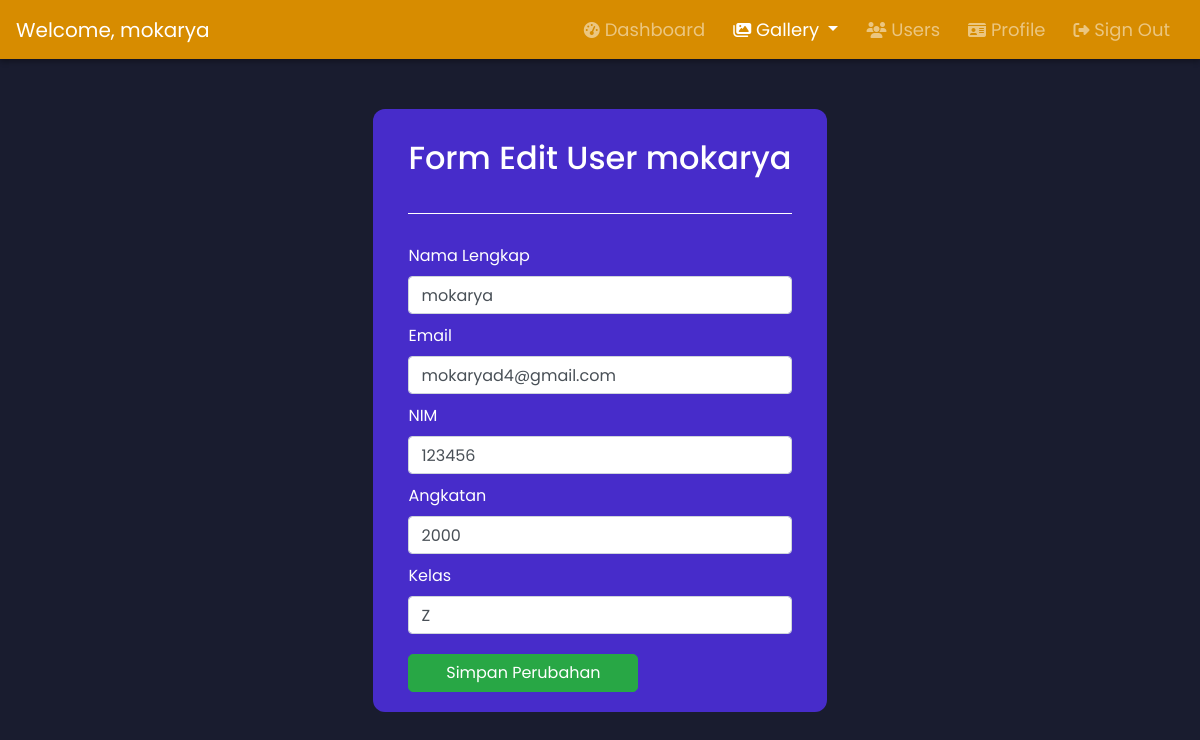
The app's page /User_Regist/admin-user-edit.php?id=26 (signed in) with its own data.
### tables this page shows
CREATE TABLE `users` (
  `id` int(11) NOT NULL,
  `namalengkap` varchar(100) NOT NULL,
  `email` varchar(200) NOT NULL,
  `nim` bigint(20) NOT NULL,
  `angkatan` year(4) NOT NULL,
  `kelas` varchar(2) NOT NULL,
  `verified` tinyint(4) NOT NULL,
  `token` varchar(100) NOT NULL,
  `password` varchar(255) NOT NULL,
  `usertype` varchar(20) NOT NULL
);

### User_Regist/admin-user-edit.php (the view, shortened to what this page needs)
<?php
    include 'header-admin.php';
  if (isset($_GET['id'])) {
    $id = ($_GET['id']);
    $query = "SELECT * FROM users WHERE id='$id'";
    $result = mysqli_query($conn, $query);
    $data = mysqli_fetch_assoc($result);
  } else {
    echo "<script>alert('Masukkan data id.');window.location='admin-usersConfig';</script>";
  }
  ?>
<section>
<div class="container anim" id="box" style=" margin-top: 50px; color:white; padding-top: 30px; width:fit-content">
            <div class="d-flex justify-content-center">
                <div >
                    <div class="container">
                        <h2 style="margin-bottom: 12px" class="align-items-center">Form Edit User <?php echo $data['namalengkap']; ?></h2>
                        <hr style="border-top: 1px solid white; margin-bottom: 30px; margin-top: 36px">
                        <form method="POST" action="admin-user-edit-proses" enctype="multipart/form-data">
                            <label class="label control-label">Nama Lengkap</label>
                            <input type="text" class="form-control" name="namalengkap" placeholder="namalengkap" value="<?php echo $data['namalengkap']; ?>">
                            <label class="label control-label">Email</label>
                            <input type="text" class="form-control" name="email" placeholder="email" value="<?php echo $data['email']; ?>">
                            <label class="label control-label">NIM</label>
                            <input type="text" class="form-control" name="nim" placeholder="nim" value="<?php echo $data['nim']; ?>">
                            <label class="label control-label">Angkatan</label>
                            <input type="text" class="form-control" name="angkatan" placeholder="angkatan" value="<?php echo $data['angkatan']; ?>">
                            <label class="label control-label">Kelas</label>
                            <input type="text" class="form-control" name="kelas" placeholder="kelas" value="<?php echo $data['kelas']; ?>">
                            <button name="submit-btn" type="submit" class="btn btn-success" data-toggle="modal" data-target="#exampleModal" style="margin-top: 10px; width: 30%; border-radius: 5px" >
                                Simpan Perubahan
                            </button>
                        </form>
                    </div>
                    </div>
                </div>
            </div>
    </body>
    <br>
    <br>
</html>

### src/css/dashboard_admin.css (style rules this page uses)
* { margin: 0; padding: 0; box-sizing: border-box; font-family: 'Poppins', sans-serif; }
body, html { height: 100%; scroll-behavior: smooth; background-color: #191c2f; }
h2 { color: white; margin-bottom: 20px; }
input { width: 20%; margin-bottom: 10px; }
#box { background-color: #472CCA; width: 90%; padding: 20px; border-radius: 12px; }
.btn { min-width: 60% !important; width: 60%; max-width: 100%; }
.anim { animation: opac 4s ease; transition: transform .4s ; }

### records on screen
users: namalengkap "mokarya", email "mokaryad4@gmail.com", nim "123456", angkatan "2000", kelas "Z"

### other values on screen
$_SESSION['namalengkap'] "mokarya"
